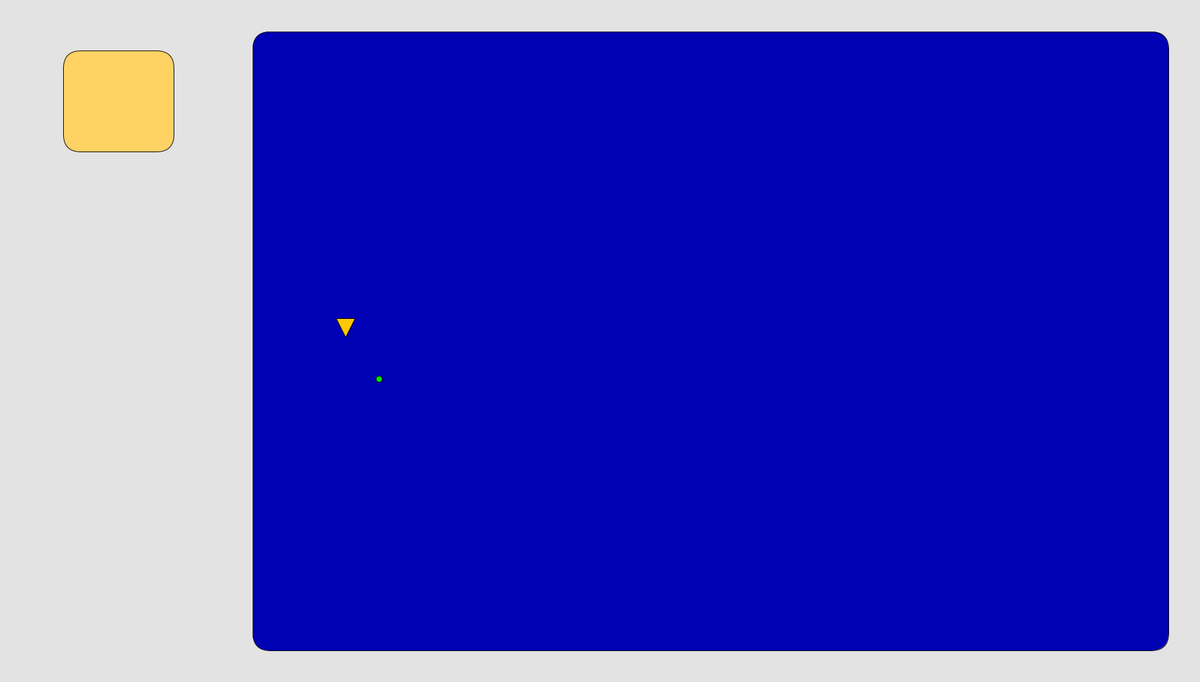
Frame 1 (no input)
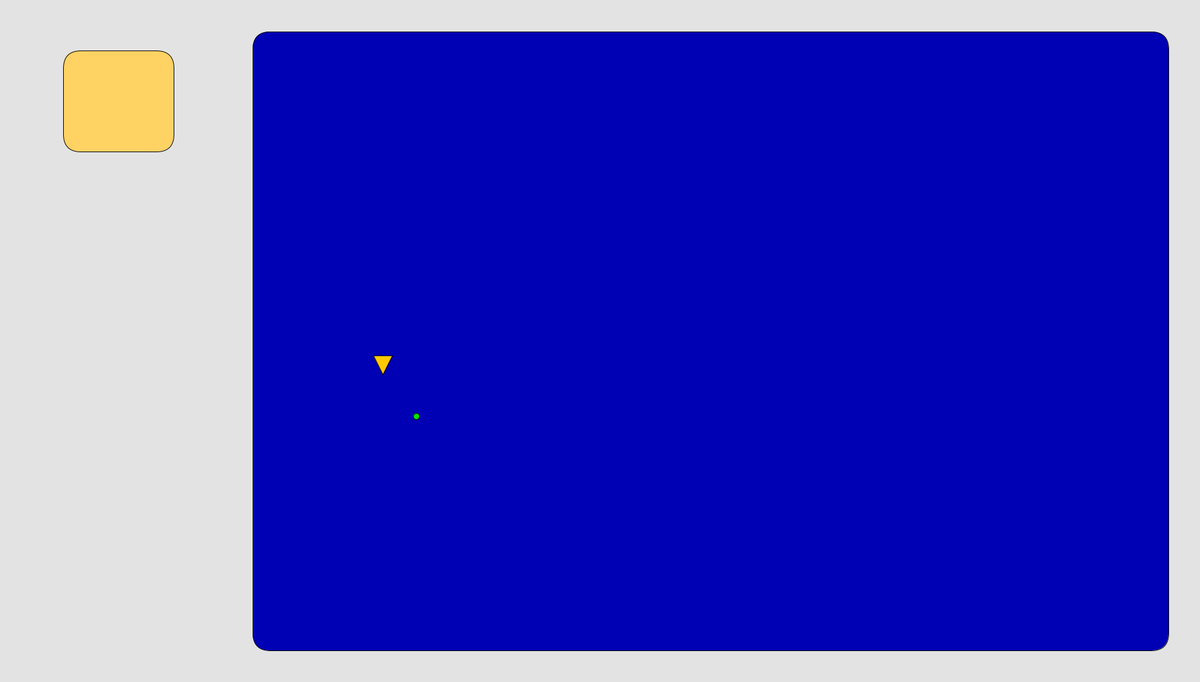
Frame 60 (the mouse pressed at the canvas centre just before this capture)
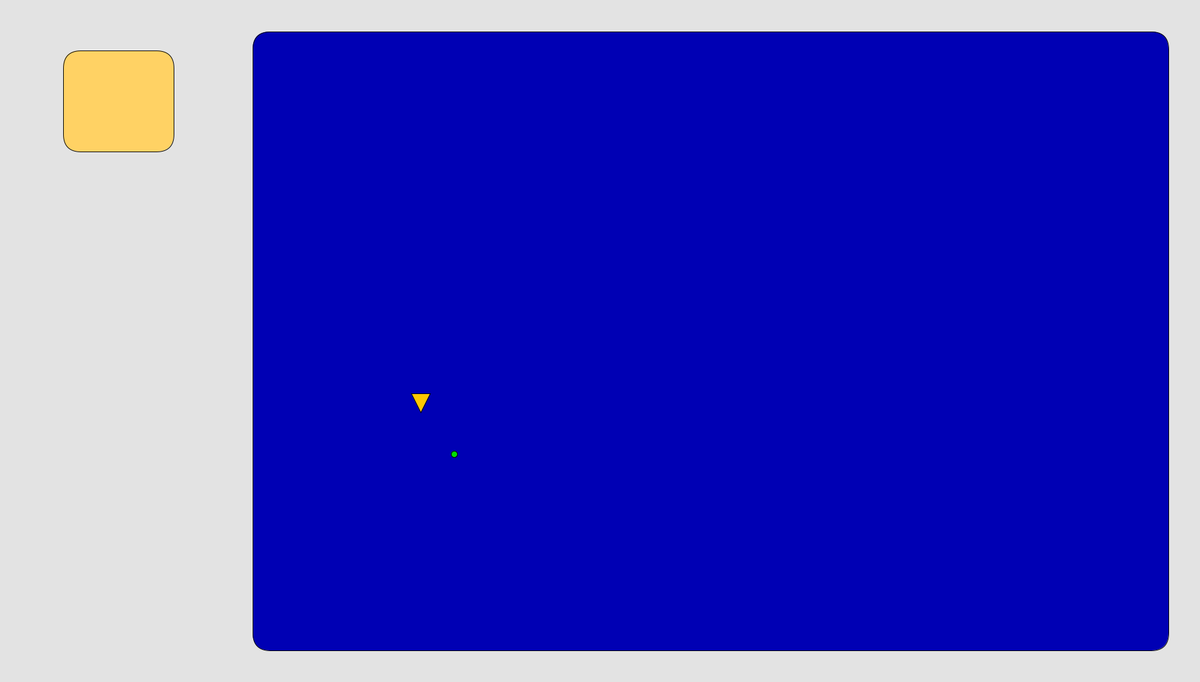
Frame 120 (the mouse held since frame 60 and released just before this capture)

The Processing sketch that drew these frames (run headless with seeded random() and noise(); from frame 60 on, the mouse is pressed at the canvas centre):

// Processing sketch: Controller
// ── Controller.pde
// plads til 5 dyr //<>// //<>//
Dyr[] dyr = new Dyr[5];

Mad[] mad = new Mad[1];


Knapper[] knap= new Knapper[1];

float farve = color(255, 210, 100);
float oceanX=400;
float oceanY=50;
float oceanWidth=1450;
float oceanHeight=980;
color c;

void setup() {
  size(1900, 1080);

  dyr[0]=new Dyr();
  mad[0]=new Mad();
  knap[0]=new Knapper();
}

void draw() {
  background(227);
  fill(0, 0, 180);
  rect(oceanX, oceanY, oceanWidth, oceanHeight, 28);
  fill(0, 225, 0);
  for (int i = 0; i < mad.length; i++) {
    mad[i].drawMad();
    mad[i].moveMad();
  }
  fill(255, 200, 0);

  // loop igennem alle dyr og vis dem på skærmen
  for (int i = 0; i < dyr.length; i++) {
    // hvis ikke alle dyr er i live så vil pladsen være null. For at undgå dette tester vi om den er null
    if (dyr[i] != null) {
      dyr[i].drawDyr();
      dyr[i].moveDyr();
    }
  }
  knap[0].drawKnapper();
}
void mouseClicked() {
  int i=0; // tæller til at tilføje nyt dyr med.
  c = get(mouseX, mouseY);
  // hvis c har den samme farve som vores knap har vi trykket det rigtige sted og den laver nyt dyr
  if (c==-11676) {
    
    // find den sidste plads i array
    while (dyr[i]!= null && dyr.length-1 > i) {
      i++;
    }
    // når vi ved hvad i skal være kan vi sætte en ny ind i arrayet
    if (dyr.length > i) {
      dyr[i]=new Dyr();
    }
  }
}

// ── Dyr.pde
class Dyr {
  int dyrradius = 15;
  PVector pos;
  PVector speed;

  Dyr() {
    // laver dyr på tilfældig position
    pos=new PVector(random(oceanX+10,random(oceanWidth)), random(oceanX+10,random(oceanHeight)));
    //lav noget random her også så de ikke bevæger sig lige hurtig
    speed=new PVector(1, 1);
  }


  void drawDyr() {//Tegner dyr som en trekant
    triangle(pos.x, pos.y, pos.x+dyrradius, pos.y-30, pos.x-dyrradius, pos.y-30);
  }

  void moveDyr() { //Bevægelse til dyr
    if (pos.x<oceanX+dyrradius||pos.x>oceanX+oceanWidth-dyrradius) {
      speed.x = speed.x * -1;
    } else if (pos.y<oceanY+30||pos.y>oceanY+oceanHeight) {
      speed.y = speed.y * -1;
    }
    if (frameCount % 300 == 0) {
      speed.x = random(-100, 100)/100;
      speed.y = random(-100, 100)/100;
      speed.normalize();
    }

    {
      pos.add(speed);
    }
  }
}

// ── Knapper.pde
class Knapper {
  int farve = color(255,210,100); 

void knapperKlasser(){
  dyr[0]=new Dyr();
}
  void drawKnapper() { //Tegner knapper i venstre side
    fill(farve);
    rect(100, 80, 175, 160, 28);
  }

}

// ── Mad.pde
class Mad { //<>//
  int madradius = 10;
  PVector pos;
  PVector speed;

  Mad() {
    pos=new PVector(600, 600); //<>//
    speed=new PVector(1, 1);
  }

  void drawMad() {//Tegner mad som en cirkel
    circle(pos.x, pos.y, madradius);
    fill(255, 155, 0);
  }
  void moveMad() { //Bevægelse til mad
    if (pos.x<oceanX+(madradius/2)||pos.x>oceanX+oceanWidth-(madradius/2)) {
      speed.x = speed.x * -1;
    } else if (pos.y<oceanY+(madradius/2)||pos.y>oceanY+oceanHeight-(madradius/2)) {
      speed.y = speed.y * -1;
    }
    if (frameCount % 300 == 0) {
      speed.x = random(-100, 100)/100;
      speed.y = random(-100, 100)/100;
      speed.normalize();
    }
    pos.add(speed);
  }
}
